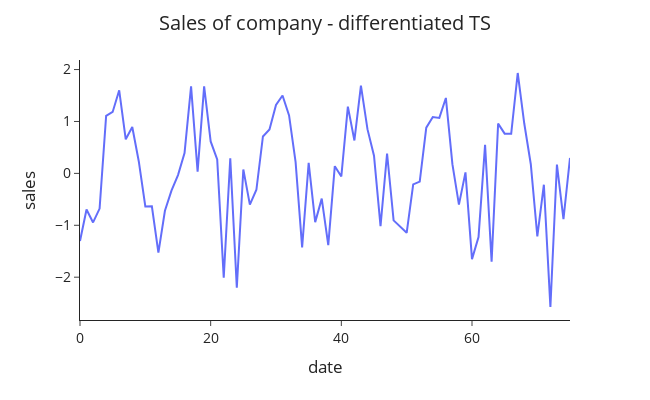

Source (notebook cell):
### Code cell
df_diff = pd.DataFrame(np.diff(df.box_cox)).reset_index()
df_diff.columns = ['point','ts_diff']
plt_ts(f"Sales of company - differentiated TS", df_diff, x="point",y="ts_diff",x_label="date",y_label="sales")

### Figure 1 — Plotly figure (JSON) as saved in the notebook; plotly's stock layout.template omitted (floating-point values rounded to 4 significant figures)
{"data": [{"hovertemplate": "date=%{x}<br>sales=%{y}<extra></extra>", "legendgroup": "", "line": {"color": "#636efa", "dash": "solid"}, "marker": {"symbol": "circle"}, "mode": "lines", "name": "", "orientation": "v", "showlegend": false, "type": "scatter", "x": [0, 1, 2, 3, 4, 5, 6, 7, 8, 9, 10, 11, 12, 13, 14, 15, 16, 17, 18, 19, 20, 21, 22, 23, 24, 25, 26, 27, 28, 29, 30, 31, 32, 33, 34, 35, 36, 37, 38, 39, 40, 41, 42, 43, 44, 45, 46, 47, 48, 49, 50, 51, 52, 53, 54, 55, 56, 57, 58, 59, 60, 61, 62, 63, 64, 65, 66, 67, 68, 69, 70, 71, 72, 73, 74, 75], "xaxis": "x", "y": [-1.301, -0.6969, -0.945, -0.6783, 1.109, 1.184, 1.6, 0.6557, 0.8925, 0.2293, -0.6379, -0.6338, -1.526, -0.7201, -0.3322, -0.03197, 0.3927, 1.677, 0.03508, 1.676, 0.616, 0.2686, -2.009, 0.291, -2.204, 0.07596, -0.6019, -0.3153, 0.7107, 0.8448, 1.318, 1.501, 1.118, 0.2167, -1.427, 0.203, -0.9392, -0.4864, -1.381, 0.1383, -0.05862, 1.287, 0.6345, 1.692, 0.8523, 0.3404, -1.017, 0.3831, -0.9048, -1.023, -1.144, -0.2115, -0.1585, 0.88, 1.087, 1.069, 1.453, 0.1772, -0.6022, 0.01898, -1.652, -1.227, 0.5483, -1.703, 0.9591, 0.7652, 0.7645, 1.934, 0.9605, 0.1762, -1.213, -0.2182, -2.574, 0.1705, -0.8796, 0.2984], "yaxis": "y"}], "layout": {"font": {"size": 14}, "height": 400, "legend": {"tracegroupgap": 0}, "margin": {"t": 60}, "title": {"text": "Sales of company - differentiated TS", "x": 0.5}, "width": 650, "xaxis": {"anchor": "y", "domain": [0, 1], "title": {"text": "date"}}, "yaxis": {"anchor": "x", "domain": [0, 1], "title": {"text": "sales"}}}}
